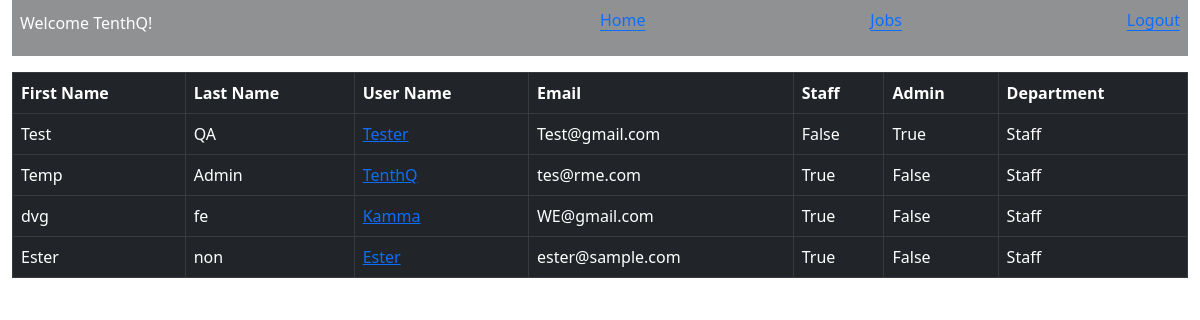
The app's page /viewusers/ (signed in) with its own data.
### business/models.py (models this page shows, shortened)
class User(AbstractUser):
    is_staff = models.BooleanField(default=False)
    is_admin = models.BooleanField(default=False)
    first_name = models.CharField(max_length=50, blank=True)
    last_name = models.CharField(max_length=50, blank=True)
    departmant = models.CharField(max_length=20, choices=Department, default="Staff")

### business/views.py (the view)
# urls.py: path('viewusers/', view_user, name="viewuser"),
@login_required
def view_user(request):
    if request.user.username == "Admin":
        users = User.objects.exclude(username="Admin")
    else:
        users = User.objects.filter(departmant=request.user.departmant).values().exclude(username="Admin")
    return render(request, 'users.html', {'users' : users})

### business/templates/users.html (shortened to what this page needs)
{% extends "base.html" %}
{% block name %}
    Welcome {{ user.username}}!
{% endblock  %}
{% block content %}
    <table class="table table-dark table-hover table-bordered mt-3">
        <tr>
            <th scope="col">First Name</th>
            <th scope="col">Last Name</th>
            <th scope="col">User Name</th>
            <th scope="col">Email</th>
            <th scope="col">Staff</th>
            <th scope="col">Admin</th>
            <th scope="col">Department</th>
        </tr>
        {% for user in users %}
            <tr scope="row">
                <td>{{ user.first_name}}</a></td>
                <td>{{ user.last_name}}</td>
                <td><a href="{% url 'othermessages' user.id %}">{{ user.username}}</a></td>
                <td>{{ user.email}}</td>
                <td>{{ user.is_staff}}</td>
                <td>{{ user.is_admin}}</td>
                <td>{{ user.departmant }}</td>
            </tr>
        {% endfor %}
    </table>
{% endblock  %}

### records on screen
User: username "TenthQ", first_name "Temp", last_name "Admin", email "tes@rme.com", is_staff "True", is_admin "False", departmant "Staff"
User: first_name "Test", last_name "QA", username "Tester", email "Test@gmail.com", is_staff "False", is_admin "True", departmant "Staff"
User: first_name "dvg", last_name "fe", username "Kamma", email "WE@gmail.com", is_staff "True", is_admin "False", departmant "Staff"
User: first_name "Ester", last_name "non", username "Ester", email "ester@sample.com", is_staff "True", is_admin "False", departmant "Staff"
